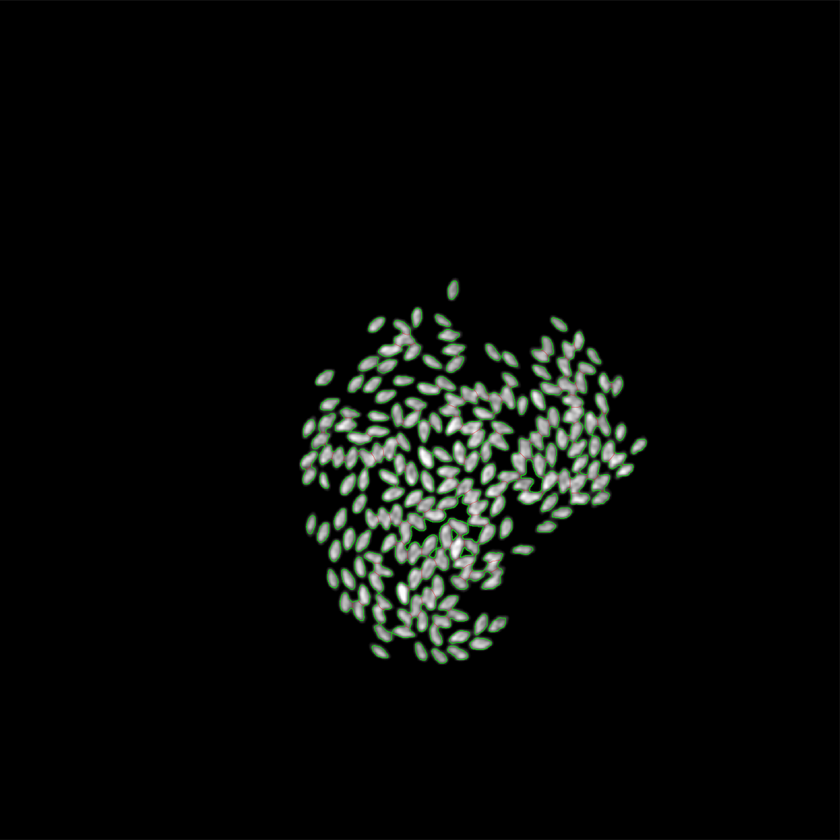
#> input picture boundaries3.png, 840 x 840 px, shrunk from 1184 x 1185 before the run
$ python create_label_image.py   (older library calls are emulated)
#> lines starting #> are read from the running program, lines starting #| are printed output that depends on the picture; after the words box and inside, x2 and y2 are one past the last pixel; in counts of white or black regions, pixels touching at a corner belong together
# -*- coding: utf-8 -*-
"""
Created on Thu Feb 23 10:19:42 2017

@author: pawan
"""
import numpy as np
from scipy.io import loadmat
import random
import matplotlib.pyplot as plt
import os
import cv2
plt.rcParams['axes.facecolor'] = 'black'
boxLower = np.array([0, 0,0.9 ], dtype =np.float)
boxUpper = np.array([0.1,0.1,1.0 ], dtype =np.float)


boxLower2 = np.array([0, 0.2, 0 ], dtype =np.float)
boxUpper2 = np.array([0.2,1,0.2 ], dtype =np.float)


plt.close('all')

boundry_rgb =  cv2.imread('boundries3.png')

boundry_rgb2 = plt.imread('boundaries3.png')
#> boundry_rgb2 is the input picture: shape (840, 840, 4) float32; mean R, G, B, A 0.0339, 0.0411, 0.0335, 1
boundry_rgb22 =  cv2.imread('/media/pawan/0B6F079E0B6F079E/PYTHON_SCRIPTS/Data science challenges/whirlygig/boundries3.png',0)

plt.figure()
plt.imshow(boundry_rgb2)


colour_frame = cv2.cvtColor(boundry_rgb2, cv2.COLOR_BGR2RGB)
#gray = cv2.cvtColor(boundry_rgb22,cv2.COLOR_BGR2GRAY)

gray =boundry_rgb22
ret, thresh = cv2.threshold(gray,0,255,cv2.THRESH_BINARY_INV+cv2.THRESH_OTSU)
#> ret = 0

red_mask = cv2.inRange(colour_frame,boxLower,boxUpper)
#> red_mask: shape (840, 840); every value is 0
green_mask = cv2.inRange(colour_frame,boxLower2,boxUpper2)
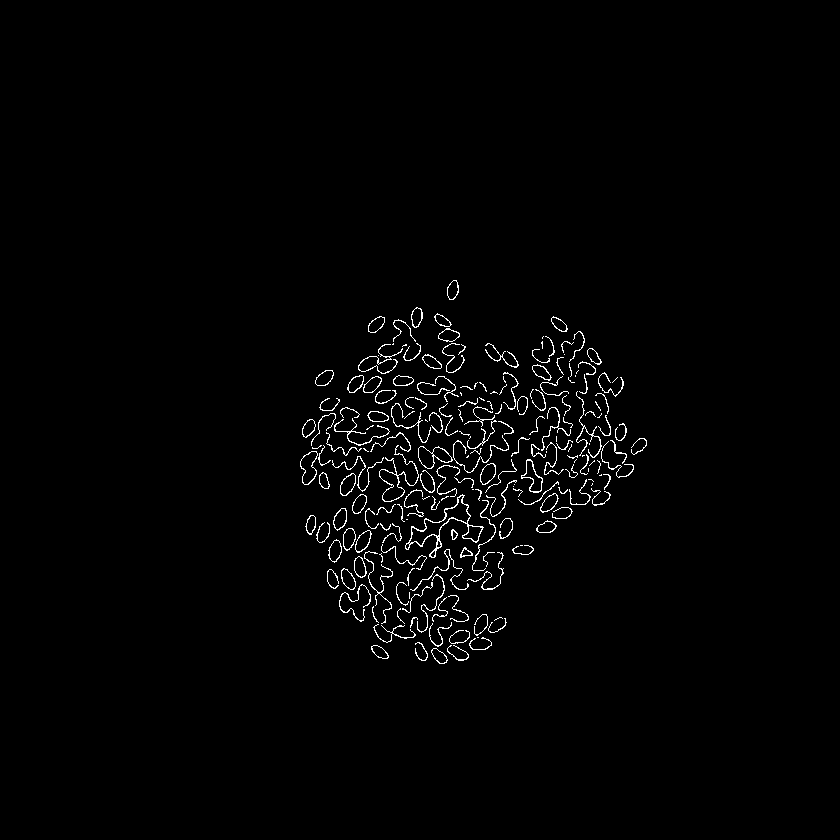
#> green_mask: shape (840, 840); 1.4% white in thin lines or dots, all inside (x1, y1, x2, y2) = (300, 280, 647, 664)


plt.imshow(green_mask)


plt.figure()
plt.imshow(colour_frame)


red_pixels = np.where(red_mask==255)
#> red_pixels = (empty array, empty array)
green_pixels = np.where(green_mask==255)
#> green_pixels = 10228 positions, rows 280 to 663, columns 300 to 646

image2 = np.zeros(red_mask.shape)

image2[red_pixels[0], red_pixels[1]] = 255
image2[green_pixels[0], green_pixels[1]] = 255


plt.figure()
plt.imshow(image2)
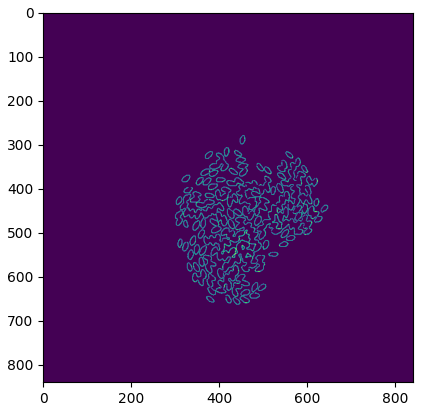
#> figure drawn by matplotlib, 1 panel
